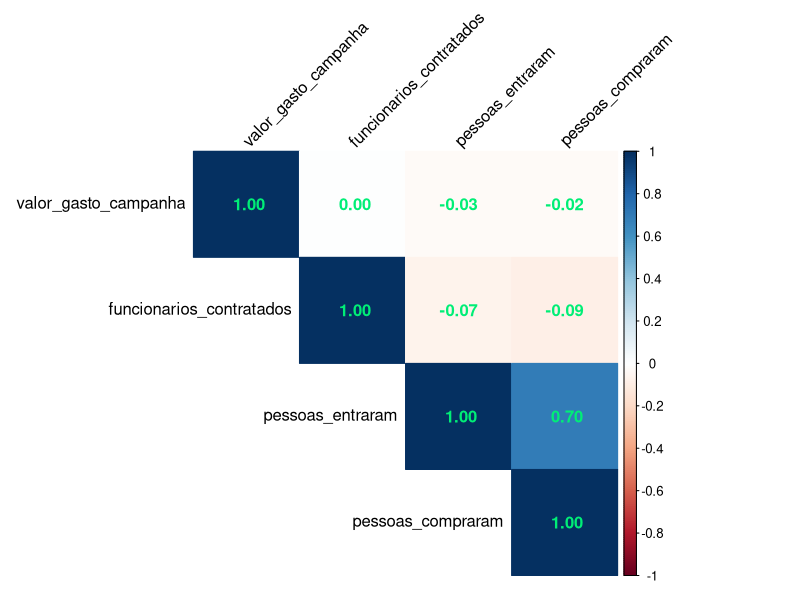
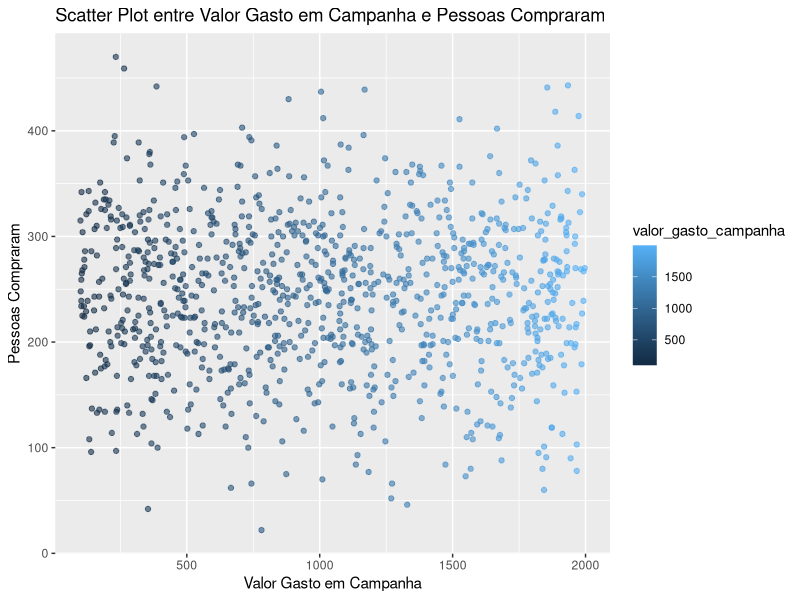
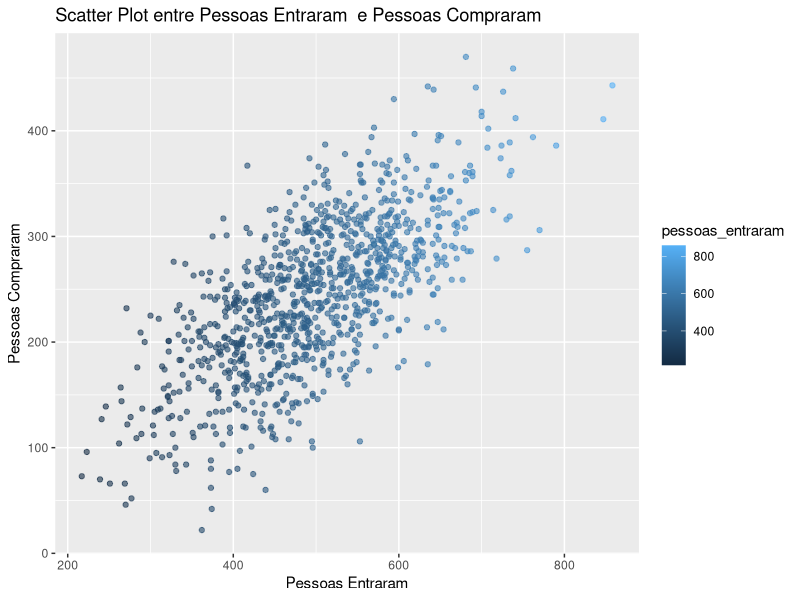
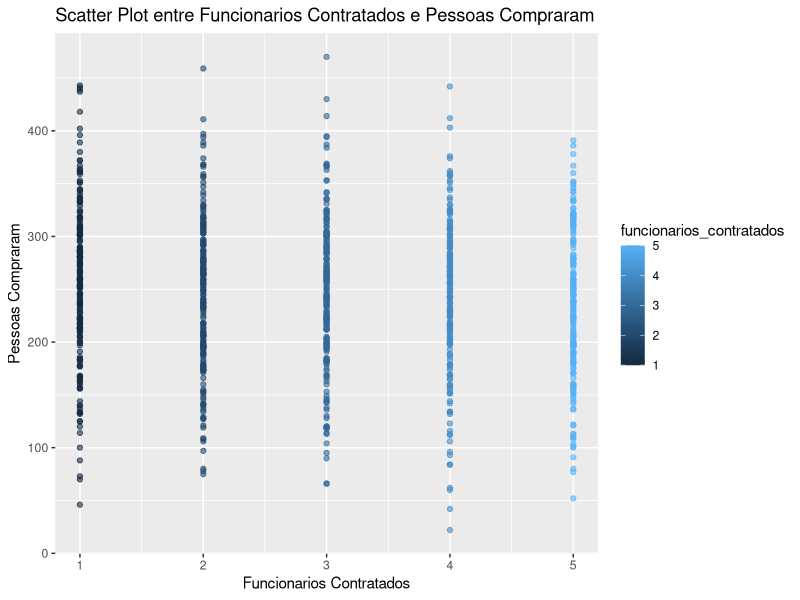

R code for these plots, in order:
# Exemplos uso Machine Learning 1

# Configurando o diretório de trabalho
setwd("C:/Users/Julia/Desktop/CienciaDeDados/1.Big-Data-Analytics-com-R-e-Microsoft-Azure-Machine-Learning/11-Projeto-BigDataNaPratica-Machine_Learning_em_Marketing_Digital-Prevendo_N_Usuarios_Convertidos")
getwd()


### EXEMPLOS


# Carregando pacotes

library(tidyverse) # manipulação de dados
library(dplyr)     # manipulação de dados
library(corrplot)  # criar gráfico de mapa de correlação
library(ggplot2)   # criar outros gráficos (especificamente de dispersão)
# install.packages("randomForest")
library(randomForest)







# EXEMPLO 1 (utilizando Regressão Linear Múltipla)

# Contexto: Uma loja de jóias possui um relatório com todas as suas últimas 100 ações de marketing feitas ao longo dos
#           últimos 2 anos. Sua ação de marketing constitui na contratação de de 1 até 5 pessoas fantasiadas na porta da 
#           loja. Cada ação de marketing teve um custo específico que varia entre 100 e 2000 reais dependendo da empresa e/ou
#           quantidade de pessoas contratadas. Durante cada ação era contabilizada as pessoas que entraram na loja e 
#           todas aquelas que de fato realizaram alguma compra. Precisamos um modelo de Machine Learning para conseguirmos
#           descobrir as próximas projeções de clientes que realizaram compras.

# Problema de Negócio: Criar um modelo que, ao recebeber novos dados, seja capaz de prever o número de usuários que efetuaram
#                      uma compra.

# Variáveis    : valor_gasto_campanha, funcionarios_contratado, pessoas_entraram, pessoas_compraram
# Variável alvo: pessoas_compraram

# Cria/carrega dados
set.seed(42)
num_acoes <- 1000

# Crie um data frame com as informações das ações de marketing
dados_loja <- data.frame(
  valor_gasto_campanha = round(runif(num_acoes, min = 100, max = 2000)),  # Custos variam de 100 a 2000 reais com 2 casas decimais
  funcionarios_contratados = sample(1:5, num_acoes, replace = TRUE),  # Contratação de 1 a 5 funcionários
  pessoas_entraram = round(rnorm(num_acoes, mean = 500, sd = 100)),  # Número médio de pessoas que entraram (distribuição normal)
  pessoas_compraram = integer(num_acoes)  # Inicialmente, defina o número de compras como zero
)

# Gere o número de compras com base nas pessoas que entraram
for (i in 1:num_acoes) {
  max_compraram <- min(dados_loja$pessoas_entraram[i], round(rnorm(1, mean = dados_loja$pessoas_entraram[i]/2, sd = 50)))
  # Ajuste para que pessoas_compraram siga uma distribuição normal entre 0 e max_compraram
  dados_loja$pessoas_compraram[i] <- max(0, min(round(rnorm(1, mean = max_compraram, sd = 10)), max_compraram))
}

# Visualize os primeiros registros dos dados
head(dados_loja)
View(dados_loja)


## Análise Exploratória dos Dados


# Verificando tipos de dados
str(dados_loja)

# Sumário estatístico
summary(dados_loja)

# Criando/calculando uma matriz de correlação
cor_matrix <- cor(dados_loja)
cor_matrix


# E para não ter que analisar somentes os números, vamos criar um gráfico corrplot

# Corrplot (para outras cores usar colors())
corrplot(cor_matrix,
         method = "color",
         type = "upper",
         addCoef.col = 'springgreen2',
         tl.col = "black",
         tl.srt = 45)

# variável alvo "pessoas_compraram" tem forte correlação com a variável preditora "pessoas_entraram"
# não foi detectado problema de multicolinearidade


## Criando gráficos do tipo dispersão para visualizar a relação entre cada variável preditora com a variável alvo


# Scatter plot entre Valor Gasto em Campanha e Pessoas Compraram

ggplot(dados_loja, aes(x = valor_gasto_campanha, y = pessoas_compraram)) +
  geom_point(aes(color = valor_gasto_campanha), alpha = 0.6) +
  ggtitle("Scatter Plot entre Valor Gasto em Campanha e Pessoas Compraram") +
  xlab("Valor Gasto em Campanha") +
  ylab("Pessoas Compraram")


# Scatter plot entre Pessoas Entraram e Pessoas Compraram

ggplot(dados_loja, aes(x = pessoas_entraram, y = pessoas_compraram)) +
  geom_point(aes(color = pessoas_entraram), alpha = 0.6) +
  ggtitle("Scatter Plot entre Pessoas Entraram  e Pessoas Compraram") +
  xlab("Pessoas Entraram") +
  ylab("Pessoas Compraram")


# Scatter plot entre Funcionarios Contratados e Pessoas Compraram

ggplot(dados_loja, aes(x = funcionarios_contratados, y = pessoas_compraram)) +
  geom_point(aes(color = funcionarios_contratados), alpha = 0.6) +
  ggtitle("Scatter Plot entre Funcionarios Contratados e Pessoas Compraram") +
  xlab("Funcionarios Contratados") +
  ylab("Pessoas Compraram")



##### Modelagem ##### 


# Versão 1 do Modelo - Regressão Linear Simples

# Residuals:
#      Min       1Q   Median       3Q      Max 
# -165.826  -33.826   -0.321   34.168  163.167 

# Coefficients:
#                 Estimate Std. Error t value Pr(>|t|)    
# (Intercept)      -4.64418    8.32474  -0.558    0.577    
# pessoas_entraram  0.49995    0.01636  30.559   <2e-16 ***

# Residual standard error: 51.56 on 998 degrees of freedom
# Multiple R-squared:  0.4834,	Adjusted R-squared:  0.4829 
# F-statistic: 933.8 on 1 and 998 DF,  p-value: < 2.2e-16

modelo_v1 <- lm(data = dados_loja, pessoas_compraram ~ pessoas_entraram)
summary(modelo_v1)

# - o modelo de regressão linear simples sugere que o número de pessoas que entram na loja é um preditor significativo
#   do número de pessoas que realizam compras, e aproximadamente 48.34% da variabilidade na variável "pessoas_compraram"
#   pode ser explicada por essa variável preditora. No entanto, o modelo não é uma ótima combinação para explicar
#   completamente a variabilidade na variável alvo, uma vez que outros fatores não incluídos no modelo também podem 
#   desempenhar um papel importante.




# Versão 2 do Modelo - Regressão Linear Múltipla

# Residuals:
#      Min       1Q   Median       3Q      Max 
# -167.889  -33.661    0.399   34.319  163.045 

# Coefficients:
#                            Estimate Std. Error t value Pr(>|t|)
# (Intercept)               3.1961436  9.8002747   0.326    0.744
# valor_gasto_campanha     -0.0004382  0.0029452  -0.149    0.882
# funcionarios_contratados -2.1412594  1.1718202  -1.827    0.068 . 
# pessoas_entraram          0.4979231  0.0163905  30.379   <2e-16 ***

# Residual standard error: 51.52 on 996 degrees of freedom
# Multiple R-squared:  0.4851,	Adjusted R-squared:  0.4836 
# F-statistic: 312.8 on 3 and 996 DF,  p-value: < 2.2e-16

modelo_v2 <- lm(data = dados_loja, pessoas_compraram ~ valor_gasto_campanha + funcionarios_contratados + pessoas_entraram)
summary(modelo_v2)

# - o modelo de regressão linear múltipla sugere que o número de pessoas que entram na loja é um preditor significativo 
#   do número de pessoas que realizam compras. No entanto, o valor gasto na campanha e o número de funcionários 
#   contratados não parecem ter um impacto significativo na variável alvo. O modelo explica aproximadamente 48.51% da
#   variabilidade na variável "pessoas_compraram." A significância da variável "funcionarios_contratados" não é 
#   conclusiva, pois seu valor p é 0.068. Pode ser importante, mas com alguma incerteza.



#### Interpretação Final

# - Como os valores de Residual standard error e Multiple R-squared dos dois modelos são muito próximos e com base nessas
#   interpretações, o Modelo V2 inclui variáveis que não são estatisticamente significativas (valor_gasto_campanha e 
#   funcionarios_contratados) e, portanto, é mais apropriado escolher o Modelo V1. Além disso, o Modelo V1 é mais simples,
#   envolvendo apenas uma variável independente, o que pode ser preferível em termos de interpretação e explicação.
# - Em resumo, o Modelo V1 (Regressão Linear Simples) é preferível para prever o número de pessoas que realizam compras
#   com base no número de pessoas que entram na loja, pois é mais simples e tem variáveis significativas. O Modelo V2
#   não oferece benefícios adicionais significativos e inclui variáveis não significativas.



















# EXEMPLO 2 (utilizando Classificação)



















# EXEMPLO 3 (utilizando randomForest)

# Contexto: exemplo de dados hipotéticos de jogadores de futebol e, em seguida, demonstrar como você pode criar um modelo de
#           Machine Learning para prever as chances de lesões com base nessas informações.


# Criando o dataset

# Definir uma semente para reprodutibilidade
set.seed(123)

# Gerar nomes de jogadores aleatórios (apenas para fins de demonstração)
nomes_jogadores <- c("Messi", "Ronaldo", "Neymar", "Mbappé", "Salah", "Kane", "Hazard", "Lewandowski",
                     "De Bruyne", "Benzema", "Fernandes", "Suárez", "Lukaku", "Sterling", "Griezmann",
                     "Kroos", "Modric", "Van Dijk", "Silva", "Kante", "Pogba", "Laporte", "Courtois",
                     "Mané", "Casemiro", "Alaba", "Sancho", "Di María", "Marquinhos")

# Criar um conjunto de dados hipotético com nomes de jogadores
dados_jogadores <- data.frame(
  NomeJogador = sample(nomes_jogadores, 30, replace = TRUE),
  Idade = sample(20:35, 30, replace = TRUE),
  JogosUltimaTemporada = sample(10:40, 30, replace = TRUE),
  MinutosJogados = sample(500:3000, 30, replace = TRUE),
  HistoricoLesoes = sample(0:5, 30, replace = TRUE),   # Número de lesões prévias
  TreinosSemanais = sample(2:7, 30, replace = TRUE),   # Número de treinos por semana
  ChancesLesao = runif(30, min = 0, max = 1)           # Variável de destino (definidas aleatoriamente)
)

# Visualizar as primeiras linhas dos dados
head(dados_jogadores)
View(dados_jogadores)



##### Modelagem ##### 

## Versão 1 do Modelo - (Random Forest - Floresta Aleatória)


# - Dividindo os dados em conjuntos de treinamento e teste.
# - Os dados iniciais dos jogadores serão divididos em dois conjuntos: treinamento e teste. O conjunto de treinamento é usado para
#   treinar o modelo, enquanto o conjunto de teste é usado para avaliar o desempenho do modelo.

# amostra aleatória de 20 jogadores de um total de 30. Isso significa que 20 jogadores serão usados para treinar o modelo.
amostra <- sample(1:30, size = 20, replace = FALSE) 

# O conjunto de treinamento é criado, contendo os dados dos 20 jogadores amostrados aleatoriamente.
dados_treinamento <- dados_jogadores[amostra, ]

# O conjunto de teste é criado, contendo os dados dos jogadores que não foram selecionados para o treinamento.
dados_teste <- dados_jogadores[-amostra, ]

View(dados_treinamento)
View(dados_teste)


# Treinar um modelo de floresta aleatória para prever as chances de lesão

# - A variável alvo é ChancesLesao, e as variáveis preditoras incluem Idade, JogosUltimaTemporada, MinutosJogados, HistoricoLesoes
#   e TreinosSemanais. O modelo é treinado usando os dados do conjunto de treinamento.

modelo_lesao <- randomForest(ChancesLesao ~ Idade + JogosUltimaTemporada + MinutosJogados +
                               HistoricoLesoes + TreinosSemanais, data = dados_treinamento)

# Fazer previsões no conjunto de teste
previsoes <- predict(modelo_lesao, newdata = dados_teste)

# Comparar as previsões com as chances reais de lesão
resultado <- data.frame(Real = dados_teste$ChancesLesao, Previsao = previsoes)
print(resultado)


#### Interpretação Final

# - Vamos pegar o jogador "Casemiro" como exemplo:
  
# -> O valor real das chances de lesão para Casemiro é 0.3219765.

# - O modelo de Machine Learning fez uma previsão de 0.3999727 para as chances de lesão de Casemiro.
# - Agora, interpretando esses números para Casemiro:
  
# -> O valor real representa a taxa ou probabilidade real das chances de lesão para Casemiro, com base em suas características
#    (idade, histórico de lesões, etc.).

# - A previsão feita pelo modelo representa a estimativa das chances de lesão que o modelo gerou com base nas informações
#   de Casemiro.
# - Nesse caso, o modelo previu um valor ligeiramente superior às chances reais de lesão de Casemiro. Isso pode indicar que o
#   modelo está sendo um pouco pessimista em relação às chances de lesão desse jogador.

# - O mesmo raciocínio se aplica a todos os outros jogadores da lista. O modelo faz previsões com base nas características de cada
#   jogador e as compara com as chances reais de lesão. O objetivo é que as previsões se aproximem o mais possível das chances 
#   reais.




















